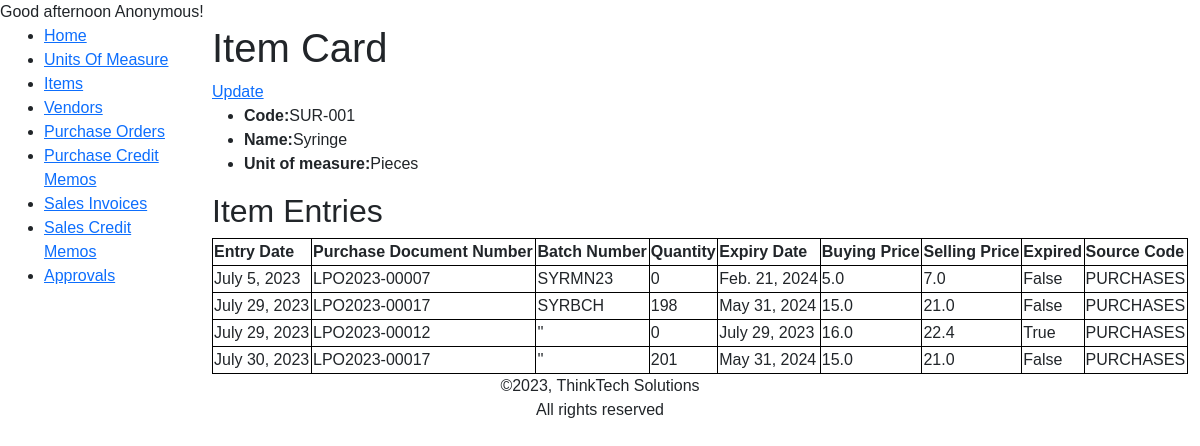
The page /inventory/item-detail/SUR-001/ on the database as committed earlier.
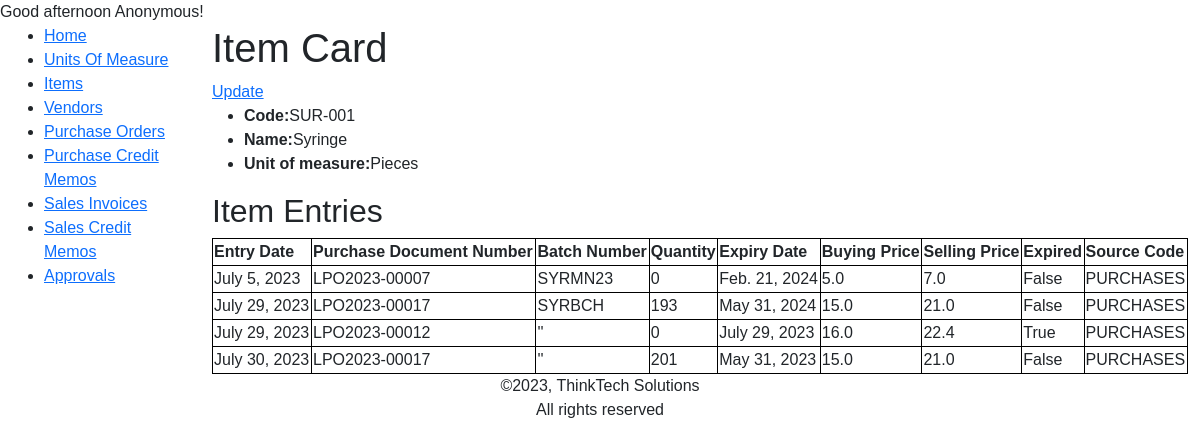
The same page on the database as committed later.
### inventory/models.py (models this page shows, shortened)
class ItemEntry(models.Model):
    entry_date = models.DateField(auto_now_add=True, editable=False)
    purchase_doc_no = models.ForeignKey(PurchaseLine, on_delete=models.PROTECT, related_name='item_entry', related_query_name='item_entry', null=True, verbose_name='Purchase Document Number')
    item = models.ForeignKey(Item, on_delete=models.PROTECT, related_name='grn', related_query_name='grn')
    batch = models.CharField('Batch Number', max_length=200, null=True)
    quantity = models.IntegerField()
    expiry_date = models.DateField('Expiry Date', default=datetime.date.today)
    cost = models.FloatField()
    sale = models.FloatField()
    expiry_status = models.BooleanField(default=False)
    source_code = models.CharField(max_length=100)
    objects = ItemEntryManager()
    class Meta:
        verbose_name_plural = 'Item Entries'

class PurchaseLine(models.Model):
    number = models.ForeignKey(PurchaseHeader, on_delete=models.CASCADE, related_name='lines', related_query_name='lines')
    item = models.ForeignKey(Item, on_delete=models.PROTECT, related_name='lpo', related_query_name='lpo')
    batch = models.CharField('Item Batch Number',max_length=200, null=True)
    quantity_requested = models.PositiveIntegerField(help_text='Quantity')
    unit_price = models.FloatField('Unit Price')
    total = models.IntegerField(editable=False)
    expiry_date = models.DateField('Expiry date', null=True)
    quantity_received = models.PositiveIntegerField(default=0)
    markup = models.PositiveSmallIntegerField(validators=[MaxValueValidator(100)], default=40, help_text="Percentage Markup")
    invoice_no = models.CharField('Vendor Invoice Number',max_length=100, null=True)
    def __str__(self) -> str:
        return f'{self.number}'

class PurchaseHeader(models.Model):
    number = AlphanumericAutoField(primary_key=True, editable=False)
    vendor = models.ForeignKey(Vendor, on_delete=models.PROTECT, related_name='vendor', related_query_name='vendor')
    date = models.DateField(auto_now_add=True, editable=False)
    total = models.IntegerField(editable=False, default=0)
    last_modified_at = models.DateTimeField(auto_now=True, editable=False)
    approval_status = ((0, 'Open'), (1, 'Pending Approval'), (2, 'Approved'), (3, 'Cancelled Approval'))
    status = models.CharField(max_length=30, choices=approval_status, default=0)
    created_by = models.ForeignKey('auth.User', blank=True, null=True, default=None, on_delete=models.PROTECT, related_name='lpo', related_query_name='lpo',editable=False)
    modified_by = models.ForeignKey('auth.User', blank=True, null=True, default=None, on_delete=models.PROTECT, related_name='lpo_m', related_query_name='lpo_m',editable=False)
    def __str__(self) -> str:
        return self.number
    class Meta:
        verbose_name_plural = 'Purchase Orders'
        ordering = ["number"]

### inventory/views.py (the view)
# urls.py: path('item-detail/<str:pk>/', views.ItemDetailView.as_view(), name='item-detail'),
class ItemDetailView(generic.DetailView, LoginRequiredMixin):
    model = Item
    paginate_by = 25

### inventory/models.py (called while the page is built)
    def __str__(self) -> str:
        return self.description

### inventory/templatetags/custom_filters.py (called while the page is built)
@register.filter
def greeting(value):
    current_time = datetime.now().time()
    current_hour = current_time.hour
    if 5 <= current_hour < 12:
        time_category = "morning"
    elif 12 <= current_hour < 17:
        time_category = "afternoon"
    elif 17 <= current_hour < 20:
        time_category = "evening"
    else:
        time_category = "night"
    return f"Good {time_category}"

### inventory/templates/inventory/item_detail.html (shortened to what this page needs)
{% extends "inventory/base.html" %}
{% block content %}
    <h1>Item Card</h1>
    <a href="{% url 'inventory:item-update' item.code%}">Update</a>
    <ul>
        <li><strong>Code:</strong>{{item.code}}</li>
        <li><strong>Name:</strong>{{item.description}}</li>
        <li><strong>Unit of measure:</strong>{{item.unit}}</li>
    </ul>
    <h2>Item Entries</h2>
    <table>
        <tr>
            <th>Entry Date</th>
            <th>Purchase Document Number</th>
            <th>Batch Number</th>
            <th>Quantity</th>
            <th>Expiry Date</th>
            <th>Buying Price</th>
            <th>Selling Price</th>
            <th>Expired</th>
            <th>Source Code</th>
        </tr>
        {% for entry in item.grn.all %}
        <tr>
            <td>{{entry.entry_date}}</td>
            <td>{{entry.purchase_doc_no}}</td>
            <td>{{entry.batch}}</td>
            <td>{{entry.quantity}}</td>
            <td>{{entry.expiry_date}}</td>
            <td>{{entry.cost}}</td>
            <td>{{entry.sale}}</td>
            <td>{{entry.expiry_status}}</td>
            <td>{{entry.source_code}}</td>
        </tr>
        {% endfor %}
    </table>
{% endblock %}

Rows that differ between the two databases and show on the page:
changed ItemEntry "SYRBCH": quantity "198" → "193"
changed ItemEntry: expiry_date "May 31, 2024" → "May 31, 2023"
